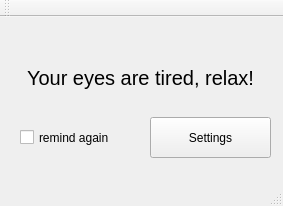
<?xml version="1.0" encoding="UTF-8"?>
<ui version="4.0">
 <class>MainWindow</class>
 <widget class="QMainWindow" name="MainWindow">
  <property name="geometry">
   <rect>
    <x>0</x>
    <y>0</y>
    <width>283</width>
    <height>206</height>
   </rect>
  </property>
  <property name="windowTitle">
   <string>MainWindow</string>
  </property>
  <widget class="QWidget" name="centralWidget">
   <widget class="QLabel" name="label">
    <property name="geometry">
     <rect>
      <x>0</x>
      <y>0</y>
      <width>281</width>
      <height>121</height>
     </rect>
    </property>
    <property name="font">
     <font>
      <pointsize>15</pointsize>
     </font>
    </property>
    <property name="text">
     <string>Your eyes are tired, relax!</string>
    </property>
    <property name="alignment">
     <set>Qt::AlignCenter</set>
    </property>
   </widget>
   <widget class="QPushButton" name="pushButton">
    <property name="geometry">
     <rect>
      <x>150</x>
      <y>100</y>
      <width>121</width>
      <height>41</height>
     </rect>
    </property>
    <property name="text">
     <string>Settings</string>
    </property>
   </widget>
   <widget class="QCheckBox" name="checkBox">
    <property name="geometry">
     <rect>
      <x>20</x>
      <y>100</y>
      <width>121</width>
      <height>41</height>
     </rect>
    </property>
    <property name="text">
     <string>remind again</string>
    </property>
   </widget>
  </widget>
  <widget class="QMenuBar" name="menuBar">
   <property name="geometry">
    <rect>
     <x>0</x>
     <y>0</y>
     <width>283</width>
     <height>22</height>
    </rect>
   </property>
  </widget>
  <widget class="QToolBar" name="mainToolBar">
   <attribute name="toolBarArea">
    <enum>TopToolBarArea</enum>
   </attribute>
   <attribute name="toolBarBreak">
    <bool>false</bool>
   </attribute>
  </widget>
  <widget class="QStatusBar" name="statusBar"/>
 </widget>
 <layoutdefault spacing="6" margin="11"/>
 <resources/>
 <connections/>
</ui>
